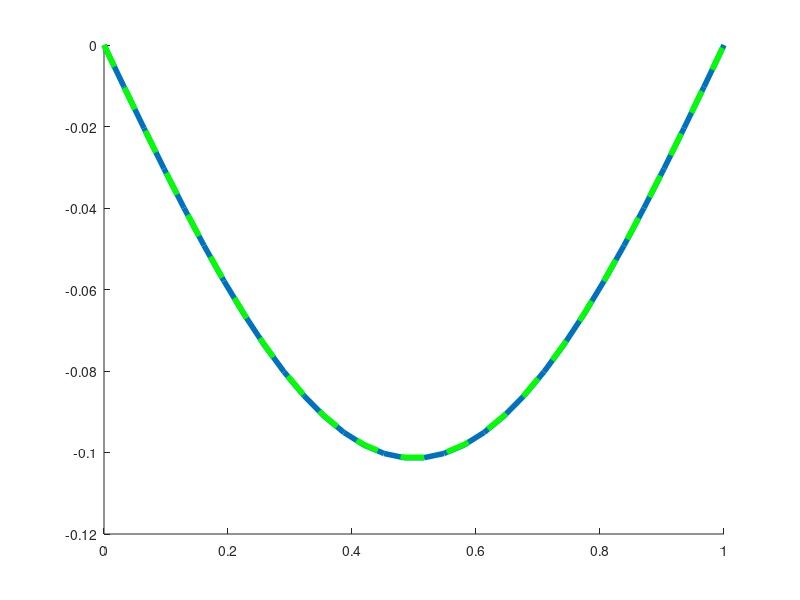

This figure's MATLAB source:

%HOMEWORK 7: Probelm 1


% Boundary Condititons  
a = 0; % u(0) = 0
b = 0; % u'(1) = 0

%ODE & Exact sol. 
f = @(x) sin(pi*x);
u_exact = @(x) -sin(pi*x)/(pi*pi);

%Num of Points, xVec, dt
N = 32;
x = linspace(0,1,N)';
h = x(2) - x(1);

% Right hand side
F = f(x(2:end-1));

% Fix up for boundary conditions
F(1) = F(1) - a/h^2;
F(end) = F(end) - (b*h + a)/h^2;

% Create matrix skipping first & last elems. 
A = zeros(N-2,N-2);

%Fill Corners
A(1,1) = -2/h^2;
A(1,2) = 1/h^2;
A(end,end) = -2/h^2;
A(end,end-1) = 1/h^2;

%Fill Rest of the Matrix
for ii = 2:(N-3)
    A(ii,ii) = -2/h^2;
    A(ii,ii-1) = 1/h^2;
    A(ii,ii+1) = 1/h^2;
end

% Solve system
UU = linsolve(A,F);
U = [a; UU; b];

%Plot 
figure(1); clf; hold on;
plot(x,U,'linewidth',4);
plot(x,u_exact(x),'g--', 'linewidth',4);